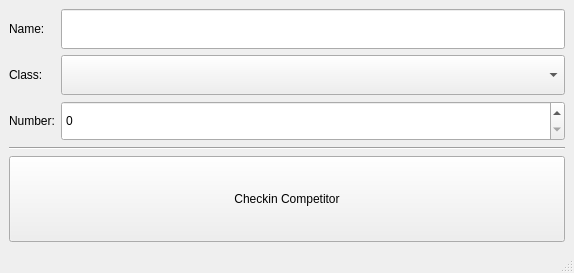
<?xml version="1.0" encoding="UTF-8"?>
<ui version="4.0">
 <class>NCM_CheckIn</class>
 <widget class="QMainWindow" name="NCM_CheckIn">
  <property name="geometry">
   <rect>
    <x>0</x>
    <y>0</y>
    <width>574</width>
    <height>273</height>
   </rect>
  </property>
  <property name="windowTitle">
   <string>MainWindow</string>
  </property>
  <widget class="QWidget" name="centralwidget">
   <layout class="QGridLayout" name="gridLayout">
    <item row="1" column="1">
     <widget class="QComboBox" name="comboBox_CompClass">
      <property name="minimumSize">
       <size>
        <width>0</width>
        <height>40</height>
       </size>
      </property>
      <property name="maximumSize">
       <size>
        <width>16777215</width>
        <height>40</height>
       </size>
      </property>
     </widget>
    </item>
    <item row="2" column="1">
     <widget class="QSpinBox" name="spinBox_StartNumber">
      <property name="minimumSize">
       <size>
        <width>0</width>
        <height>40</height>
       </size>
      </property>
      <property name="maximumSize">
       <size>
        <width>16777215</width>
        <height>40</height>
       </size>
      </property>
      <property name="minimum">
       <number>0</number>
      </property>
      <property name="maximum">
       <number>999999</number>
      </property>
      <property name="singleStep">
       <number>1</number>
      </property>
      <property name="value">
       <number>0</number>
      </property>
     </widget>
    </item>
    <item row="0" column="1">
     <widget class="QLineEdit" name="lineEdit_Name">
      <property name="minimumSize">
       <size>
        <width>0</width>
        <height>40</height>
       </size>
      </property>
      <property name="maximumSize">
       <size>
        <width>16777215</width>
        <height>40</height>
       </size>
      </property>
     </widget>
    </item>
    <item row="0" column="0">
     <widget class="QLabel" name="label">
      <property name="minimumSize">
       <size>
        <width>0</width>
        <height>40</height>
       </size>
      </property>
      <property name="maximumSize">
       <size>
        <width>16777215</width>
        <height>40</height>
       </size>
      </property>
      <property name="text">
       <string>Name:</string>
      </property>
     </widget>
    </item>
    <item row="1" column="0">
     <widget class="QLabel" name="label_2">
      <property name="minimumSize">
       <size>
        <width>0</width>
        <height>40</height>
       </size>
      </property>
      <property name="maximumSize">
       <size>
        <width>16777215</width>
        <height>40</height>
       </size>
      </property>
      <property name="text">
       <string>Class:</string>
      </property>
     </widget>
    </item>
    <item row="2" column="0">
     <widget class="QLabel" name="label_3">
      <property name="minimumSize">
       <size>
        <width>0</width>
        <height>40</height>
       </size>
      </property>
      <property name="maximumSize">
       <size>
        <width>16777215</width>
        <height>40</height>
       </size>
      </property>
      <property name="text">
       <string>Number:</string>
      </property>
     </widget>
    </item>
    <item row="4" column="0" colspan="2">
     <widget class="QPushButton" name="pushButton_CheckIn">
      <property name="sizePolicy">
       <sizepolicy hsizetype="Minimum" vsizetype="Preferred">
        <horstretch>0</horstretch>
        <verstretch>0</verstretch>
       </sizepolicy>
      </property>
      <property name="text">
       <string>Checkin Competitor</string>
      </property>
     </widget>
    </item>
    <item row="3" column="0" colspan="2">
     <widget class="Line" name="line">
      <property name="orientation">
       <enum>Qt::Horizontal</enum>
      </property>
     </widget>
    </item>
   </layout>
  </widget>
  <widget class="QMenuBar" name="menubar">
   <property name="geometry">
    <rect>
     <x>0</x>
     <y>0</y>
     <width>574</width>
     <height>21</height>
    </rect>
   </property>
  </widget>
  <widget class="QStatusBar" name="statusbar"/>
 </widget>
 <resources/>
 <connections/>
</ui>
